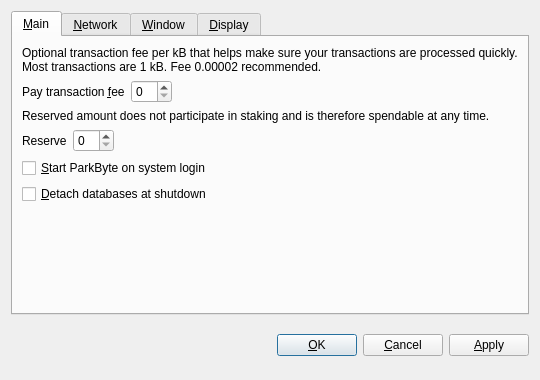
<?xml version="1.0" encoding="UTF-8"?>
<ui version="4.0">
 <class>OptionsDialog</class>
 <widget class="QDialog" name="OptionsDialog">
  <property name="geometry">
   <rect>
    <x>0</x>
    <y>0</y>
    <width>540</width>
    <height>380</height>
   </rect>
  </property>
  <property name="windowTitle">
   <string>Options</string>
  </property>
  <property name="modal">
   <bool>true</bool>
  </property>
  <layout class="QVBoxLayout" name="verticalLayout">
   <item>
    <widget class="QTabWidget" name="tabWidget">
     <property name="tabPosition">
      <enum>QTabWidget::North</enum>
     </property>
     <property name="currentIndex">
      <number>0</number>
     </property>
     <widget class="QWidget" name="tabMain">
      <attribute name="title">
       <string>&amp;Main</string>
      </attribute>
      <layout class="QVBoxLayout" name="verticalLayout_Main">
       <item>
        <widget class="QLabel" name="transactionFeeInfoLabel">
         <property name="text">
          <string>Optional transaction fee per kB that helps make sure your transactions are processed quickly. Most transactions are 1 kB. Fee 0.00002 recommended.</string>
         </property>
         <property name="textFormat">
          <enum>Qt::PlainText</enum>
         </property>
         <property name="wordWrap">
          <bool>true</bool>
         </property>
        </widget>
       </item>
       <item>
        <layout class="QHBoxLayout" name="horizontalLayoutFee">
         <item>
          <widget class="QLabel" name="transactionFeeLabel">
           <property name="text">
            <string>Pay transaction &amp;fee</string>
           </property>
           <property name="textFormat">
            <enum>Qt::PlainText</enum>
           </property>
           <property name="buddy">
            <cstring>transactionFee</cstring>
           </property>
          </widget>
         </item>
         <item>
          <widget class="BitcoinAmountField" name="transactionFee"/>
         </item>
         <item>
          <spacer name="horizontalSpacerFee">
           <property name="orientation">
            <enum>Qt::Horizontal</enum>
           </property>
           <property name="sizeHint" stdset="0">
            <size>
             <width>40</width>
             <height>20</height>
            </size>
           </property>
          </spacer>
         </item>
        </layout>
       </item>
       <item>
        <widget class="QLabel" name="reserveBalanceInfoLabel">
         <property name="text">
          <string>Reserved amount does not participate in staking and is therefore spendable at any time.</string>
         </property>
         <property name="textFormat">
          <enum>Qt::PlainText</enum>
         </property>
         <property name="wordWrap">
          <bool>true</bool>
         </property>
        </widget>
       </item>
       <item>
        <layout class="QHBoxLayout" name="horizontalLayoutReserveBalance">
         <item>
          <widget class="QLabel" name="reserveBalanceLabel">
           <property name="text">
            <string>Reserve</string>
           </property>
           <property name="textFormat">
            <enum>Qt::PlainText</enum>
           </property>
           <property name="buddy">
            <cstring>reserveBalance</cstring>
           </property>
          </widget>
         </item>
         <item>
          <widget class="BitcoinAmountField" name="reserveBalance"/>
         </item>
         <item>
          <spacer name="horizontalSpacerReserveBalance">
           <property name="orientation">
            <enum>Qt::Horizontal</enum>
           </property>
           <property name="sizeHint" stdset="0">
            <size>
             <width>40</width>
             <height>20</height>
            </size>
           </property>
          </spacer>
         </item>
        </layout>
       </item>
       <item>
        <widget class="QCheckBox" name="bitcoinAtStartup">
         <property name="toolTip">
          <string>Automatically start ParkByte after logging in to the system.</string>
         </property>
         <property name="text">
          <string>&amp;Start ParkByte on system login</string>
         </property>
        </widget>
       </item>
       <item>
        <widget class="QCheckBox" name="detachDatabases">
         <property name="toolTip">
          <string>Detach block and address databases at shutdown. This means they can be moved to another data directory, but it slows down shutdown. The wallet is always detached.</string>
         </property>
         <property name="text">
          <string>&amp;Detach databases at shutdown</string>
         </property>
        </widget>
       </item>
       <item>
        <spacer name="verticalSpacer_Main">
         <property name="orientation">
          <enum>Qt::Vertical</enum>
         </property>
         <property name="sizeHint" stdset="0">
          <size>
           <width>20</width>
           <height>40</height>
          </size>
         </property>
        </spacer>
       </item>
      </layout>
     </widget>
     <widget class="QWidget" name="tabNetwork">
      <attribute name="title">
       <string>&amp;Network</string>
      </attribute>
      <layout class="QVBoxLayout" name="verticalLayout_Network">
       <item>
        <widget class="QCheckBox" name="mapPortUpnp">
         <property name="toolTip">
          <string>Automatically open the ParkByte client port on the router. This only works when your router supports UPnP and it is enabled.</string>
         </property>
         <property name="text">
          <string>Map port using &amp;UPnP</string>
         </property>
        </widget>
       </item>
       <item>
        <widget class="QCheckBox" name="connectSocks">
         <property name="toolTip">
          <string>Connect to the ParkByte network through a SOCKS proxy (e.g. when connecting through Tor).</string>
         </property>
         <property name="text">
          <string>&amp;Connect through SOCKS proxy:</string>
         </property>
        </widget>
       </item>
       <item>
        <layout class="QHBoxLayout" name="horizontalLayout_Network">
         <item>
          <widget class="QLabel" name="proxyIpLabel">
           <property name="text">
            <string>Proxy &amp;IP:</string>
           </property>
           <property name="textFormat">
            <enum>Qt::PlainText</enum>
           </property>
           <property name="buddy">
            <cstring>proxyIp</cstring>
           </property>
          </widget>
         </item>
         <item>
          <widget class="QValidatedLineEdit" name="proxyIp">
           <property name="maximumSize">
            <size>
             <width>140</width>
             <height>16777215</height>
            </size>
           </property>
           <property name="toolTip">
            <string>IP address of the proxy (e.g. 127.0.0.1)</string>
           </property>
          </widget>
         </item>
         <item>
          <widget class="QLabel" name="proxyPortLabel">
           <property name="text">
            <string>&amp;Port:</string>
           </property>
           <property name="textFormat">
            <enum>Qt::PlainText</enum>
           </property>
           <property name="buddy">
            <cstring>proxyPort</cstring>
           </property>
          </widget>
         </item>
         <item>
          <widget class="QLineEdit" name="proxyPort">
           <property name="maximumSize">
            <size>
             <width>55</width>
             <height>16777215</height>
            </size>
           </property>
           <property name="toolTip">
            <string>Port of the proxy (e.g. 9050)</string>
           </property>
          </widget>
         </item>
         <item>
          <widget class="QLabel" name="socksVersionLabel">
           <property name="text">
            <string>SOCKS &amp;Version:</string>
           </property>
           <property name="textFormat">
            <enum>Qt::PlainText</enum>
           </property>
           <property name="buddy">
            <cstring>socksVersion</cstring>
           </property>
          </widget>
         </item>
         <item>
          <widget class="QValueComboBox" name="socksVersion">
           <property name="toolTip">
            <string>SOCKS version of the proxy (e.g. 5)</string>
           </property>
          </widget>
         </item>
         <item>
          <spacer name="horizontalSpacer_Network">
           <property name="orientation">
            <enum>Qt::Horizontal</enum>
           </property>
           <property name="sizeHint" stdset="0">
            <size>
             <width>40</width>
             <height>20</height>
            </size>
           </property>
          </spacer>
         </item>
        </layout>
       </item>
       <item>
        <spacer name="verticalSpacer_Network">
         <property name="orientation">
          <enum>Qt::Vertical</enum>
         </property>
         <property name="sizeHint" stdset="0">
          <size>
           <width>20</width>
           <height>40</height>
          </size>
         </property>
        </spacer>
       </item>
      </layout>
     </widget>
     <widget class="QWidget" name="tabWindow">
      <attribute name="title">
       <string>&amp;Window</string>
      </attribute>
      <layout class="QVBoxLayout" name="verticalLayout_Window">
       <item>
        <widget class="QCheckBox" name="minimizeToTray">
         <property name="toolTip">
          <string>Show only a tray icon after minimizing the window.</string>
         </property>
         <property name="text">
          <string>&amp;Minimize to the tray instead of the taskbar</string>
         </property>
        </widget>
       </item>
       <item>
        <widget class="QCheckBox" name="minimizeOnClose">
         <property name="toolTip">
          <string>Minimize instead of exit the application when the window is closed. When this option is enabled, the application will be closed only after selecting Quit in the menu.</string>
         </property>
         <property name="text">
          <string>M&amp;inimize on close</string>
         </property>
        </widget>
       </item>
       <item>
        <spacer name="verticalSpacer_Window">
         <property name="orientation">
          <enum>Qt::Vertical</enum>
         </property>
         <property name="sizeHint" stdset="0">
          <size>
           <width>20</width>
           <height>40</height>
          </size>
         </property>
        </spacer>
       </item>
      </layout>
     </widget>
     <widget class="QWidget" name="tabDisplay">
      <attribute name="title">
       <string>&amp;Display</string>
      </attribute>
      <layout class="QVBoxLayout" name="verticalLayout_Display">
       <item>
        <layout class="QHBoxLayout" name="horizontalLayout_1_Display">
         <item>
          <widget class="QLabel" name="langLabel">
           <property name="text">
            <string>User Interface &amp;language:</string>
           </property>
           <property name="textFormat">
            <enum>Qt::PlainText</enum>
           </property>
           <property name="buddy">
            <cstring>lang</cstring>
           </property>
          </widget>
         </item>
         <item>
          <widget class="QValueComboBox" name="lang">
           <property name="toolTip">
            <string>The user interface language can be set here. This setting will take effect after restarting ParkByte.</string>
           </property>
          </widget>
         </item>
        </layout>
       </item>
       <item>
        <layout class="QHBoxLayout" name="horizontalLayout_2_Display">
         <item>
          <widget class="QLabel" name="unitLabel">
           <property name="text">
            <string>&amp;Unit to show amounts in:</string>
           </property>
           <property name="textFormat">
            <enum>Qt::PlainText</enum>
           </property>
           <property name="buddy">
            <cstring>unit</cstring>
           </property>
          </widget>
         </item>
         <item>
          <widget class="QValueComboBox" name="unit">
           <property name="toolTip">
            <string>Choose the default subdivision unit to show in the interface and when sending coins.</string>
           </property>
          </widget>
         </item>
        </layout>
       </item>
       <item>
        <widget class="QCheckBox" name="displayAddresses">
         <property name="toolTip">
          <string>Whether to show ParkByte addresses in the transaction list or not.</string>
         </property>
         <property name="text">
          <string>&amp;Display addresses in transaction list</string>
         </property>
        </widget>
       </item>
       <item>
        <widget class="QCheckBox" name="coinControlFeatures">
         <property name="toolTip">
          <string>Whether to show coin control features or not.</string>
         </property>
         <property name="text">
          <string>Display coin &amp;control features (experts only!)</string>
         </property>
        </widget>
       </item>
       <item>
        <spacer name="verticalSpacer_Display">
         <property name="orientation">
          <enum>Qt::Vertical</enum>
         </property>
         <property name="sizeHint" stdset="0">
          <size>
           <width>20</width>
           <height>40</height>
          </size>
         </property>
        </spacer>
       </item>
      </layout>
     </widget>
    </widget>
   </item>
   <item>
    <layout class="QHBoxLayout" name="horizontalLayout_Buttons">
     <item>
      <spacer name="horizontalSpacer_1">
       <property name="orientation">
        <enum>Qt::Horizontal</enum>
       </property>
       <property name="sizeHint" stdset="0">
        <size>
         <width>40</width>
         <height>48</height>
        </size>
       </property>
      </spacer>
     </item>
     <item>
      <widget class="QLabel" name="statusLabel">
       <property name="font">
        <font>
         <weight>75</weight>
         <bold>true</bold>
        </font>
       </property>
       <property name="text">
        <string/>
       </property>
       <property name="textFormat">
        <enum>Qt::PlainText</enum>
       </property>
       <property name="wordWrap">
        <bool>true</bool>
       </property>
      </widget>
     </item>
     <item>
      <spacer name="horizontalSpacer_2">
       <property name="orientation">
        <enum>Qt::Horizontal</enum>
       </property>
       <property name="sizeHint" stdset="0">
        <size>
         <width>40</width>
         <height>48</height>
        </size>
       </property>
      </spacer>
     </item>
     <item>
      <widget class="QPushButton" name="okButton">
       <property name="text">
        <string>&amp;OK</string>
       </property>
      </widget>
     </item>
     <item>
      <widget class="QPushButton" name="cancelButton">
       <property name="text">
        <string>&amp;Cancel</string>
       </property>
       <property name="autoDefault">
        <bool>false</bool>
       </property>
      </widget>
     </item>
     <item>
      <widget class="QPushButton" name="applyButton">
       <property name="text">
        <string>&amp;Apply</string>
       </property>
       <property name="autoDefault">
        <bool>false</bool>
       </property>
      </widget>
     </item>
    </layout>
   </item>
  </layout>
 </widget>
 <customwidgets>
  <customwidget>
   <class>BitcoinAmountField</class>
   <extends>QSpinBox</extends>
   <header>bitcoinamountfield.h</header>
  </customwidget>
  <customwidget>
   <class>QValueComboBox</class>
   <extends>QComboBox</extends>
   <header>qvaluecombobox.h</header>
  </customwidget>
  <customwidget>
   <class>QValidatedLineEdit</class>
   <extends>QLineEdit</extends>
   <header>qvalidatedlineedit.h</header>
  </customwidget>
 </customwidgets>
 <resources/>
 <connections/>
</ui>
